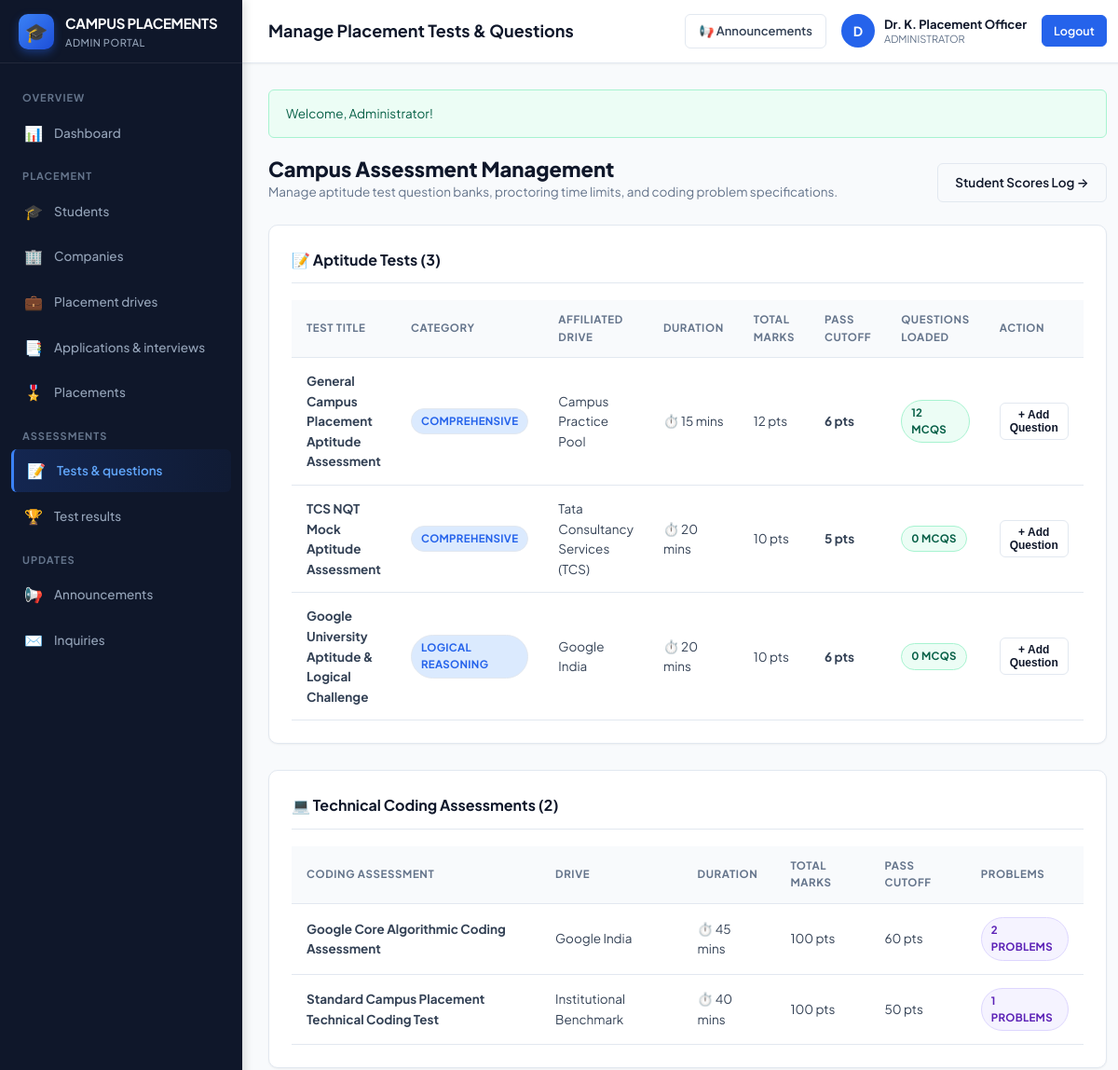
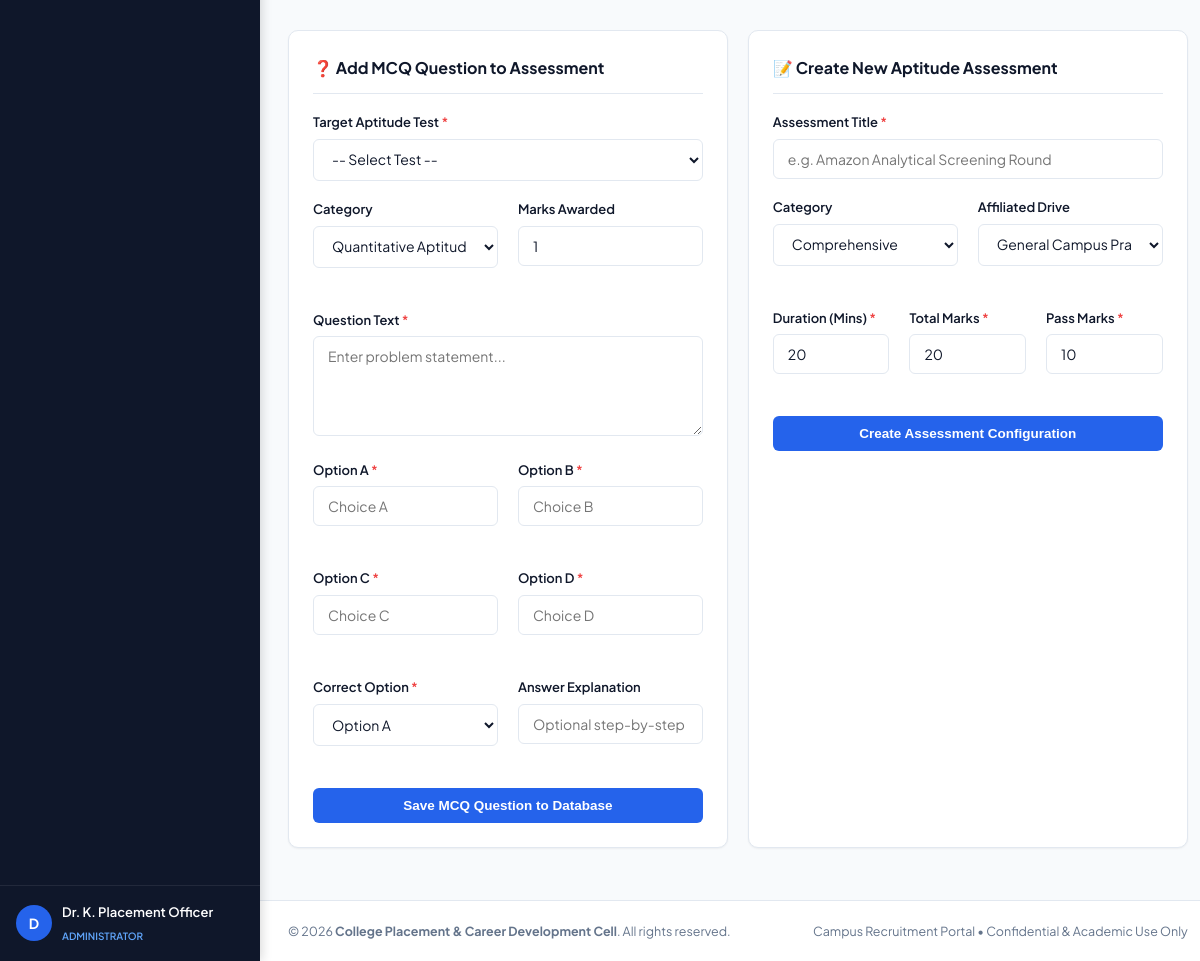
The page /admin/tests.php (signed in) on the database its author committed (2 pictures, top to bottom).
### tables this page shows
CREATE TABLE `aptitude_tests` (
    `id` INT AUTO_INCREMENT PRIMARY KEY,
    `drive_id` INT DEFAULT NULL,
    `title` VARCHAR(150) NOT NULL,
    `category` ENUM('Comprehensive', 'Quantitative Aptitude', 'Logical Reasoning', 'Verbal Ability', 'Data Interpretation') DEFAULT 'Comprehensive',
    `duration_minutes` INT NOT NULL DEFAULT 20,
    `total_marks` INT NOT NULL DEFAULT 20,
    `pass_marks` INT NOT NULL DEFAULT 10,
    `created_at` TIMESTAMP DEFAULT CURRENT_TIMESTAMP,
    CONSTRAINT `fk_apt_drive` FOREIGN KEY (`drive_id`) REFERENCES `placement_drives` (`id`) ON DELETE SET NULL
);

CREATE TABLE `coding_tests` (
    `id` INT AUTO_INCREMENT PRIMARY KEY,
    `drive_id` INT DEFAULT NULL,
    `title` VARCHAR(150) NOT NULL,
    `duration_minutes` INT NOT NULL DEFAULT 45,
    `total_marks` INT NOT NULL DEFAULT 100,
    `pass_marks` INT NOT NULL DEFAULT 50,
    `created_at` TIMESTAMP DEFAULT CURRENT_TIMESTAMP,
    CONSTRAINT `fk_coding_drive` FOREIGN KEY (`drive_id`) REFERENCES `placement_drives` (`id`) ON DELETE SET NULL
);

### config/database.php (called while the page is built, shortened)
<?php
function base_url($path = '') {
    $protocol = (!empty($_SERVER['HTTPS']) && $_SERVER['HTTPS'] !== 'off') ? "https://" : "http://";
    $host = $_SERVER['HTTP_HOST'] ?? 'localhost';
    $scriptName = str_replace('\\', '/', $_SERVER['SCRIPT_NAME'] ?? '');
    $baseDir = '';
    if (strpos($scriptName, '/student-placement-system/') === 0) {
        $baseDir = '/student-placement-system';
    } elseif (strpos($scriptName, '/student-placement-management-system/') === 0) {
        $baseDir = '/student-placement-management-system';
    } else {
        $parts = explode('/', trim($scriptName, '/'));
        if (!empty($parts[0]) && !preg_match('/\.php$/', $parts[0])) {
            $baseDir = '/' . $parts[0];
        }
    }
    $cleanPath = ltrim($path, '/');
    return $protocol . $host . $baseDir . ($cleanPath ? '/' . $cleanPath : '');
}
function get_flash() {
    if (isset($_SESSION['flash'])) {
        $flash = $_SESSION['flash'];
        return $flash;
    }
    return null;
}
function e($string) {
    return htmlspecialchars($string ?? '', ENT_QUOTES, 'UTF-8');
}

### admin/tests.php (the view, shortened to what this page needs)
<?php
require_once __DIR__ . '/../config/database.php';
$apt_tests = $pdo->query("SELECT at.*, COUNT(aq.id) as question_count, c.name as company_name
                          FROM aptitude_tests at
                          LEFT JOIN aptitude_questions aq ON at.id = aq.test_id
                          LEFT JOIN placement_drives d ON at.drive_id = d.id
                          LEFT JOIN companies c ON d.company_id = c.id
                          GROUP BY at.id
                          ORDER BY at.created_at DESC")->fetchAll();
$coding_tests = $pdo->query("SELECT ct.*, COUNT(cq.id) as question_count, c.name as company_name
                             FROM coding_tests ct
                             LEFT JOIN coding_questions cq ON ct.id = cq.test_id
                             LEFT JOIN placement_drives d ON ct.drive_id = d.id
                             LEFT JOIN companies c ON d.company_id = c.id
                             GROUP BY ct.id
                             ORDER BY ct.created_at DESC")->fetchAll();
$flash = get_flash();
?>
<?php include __DIR__ . '/../includes/header.php'; ?>
<div class="app-wrapper">
    <?php include __DIR__ . '/../includes/sidebar.php'; ?>
    <div class="app-main">
        <?php include __DIR__ . '/../includes/navbar.php'; ?>
        <div class="app-content">
            <?php if ($flash): ?>
                <div class="alert alert-<?= e($flash['type']) ?>">
                    <?= e($flash['message']) ?>
                </div>
            <?php endif; ?>
            <div style="display: flex; justify-content: space-between; align-items: flex-end; margin-bottom: 24px; flex-wrap: wrap; gap: 16px;">
                <div>
                    <h2 style="font-size: 22px; font-weight: 800; color: var(--text-main);">Campus Assessment Management</h2>
                    <p style="color: var(--text-muted); font-size: 13.5px;">
                        Manage aptitude test question banks, proctoring time limits, and coding problem specifications.
                    </p>
                </div>
                <div style="display: flex; gap: 10px;">
                    <a href="<?= base_url('admin/results.php') ?>" class="btn btn-outline">Student Scores Log →</a>
                </div>
            </div>
            <div class="card" style="margin-bottom: 28px;">
                <div class="card-header">
                    <div class="card-title">📝 Aptitude Tests (<?= count($apt_tests) ?>)</div>
                </div>
                <div class="table-responsive">
                    <table class="table">
                        <thead>
                            <tr>
                                <th>Test Title</th>
                                <th>Category</th>
                                <th>Affiliated Drive</th>
                                <th>Duration</th>
                                <th>Total Marks</th>
                                <th>Pass Cutoff</th>
                                <th>Questions Loaded</th>
                                <th>Action</th>
                            </tr>
                        </thead>
                        <tbody>
                            <?php foreach ($apt_tests as $at): ?>
                                <tr>
                                    <td><strong><?= e($at['title']) ?></strong></td>
                                    <td><span class="status-badge badge-primary"><?= e($at['category']) ?></span></td>
                                    <td><?= e($at['company_name'] ?: 'Campus Practice Pool') ?></td>
                                    <td>⏱️ <?= $at['duration_minutes'] ?> mins</td>
                                    <td><?= $at['total_marks'] ?> pts</td>
                                    <td><strong><?= $at['pass_marks'] ?> pts</strong></td>
                                    <td>
                                        <span class="status-badge badge-success"><?= $at['question_count'] ?> MCQs</span>
                                    </td>
                                    <td>
                                        <button type="button" class="btn btn-outline btn-sm" onclick="selectTestForQuestion(<?= $at['id'] ?>)">
                                            + Add Question
                                        </button>
                                    </td>
                                </tr>
                            <?php endforeach; ?>
                        </tbody>
                    </table>
                </div>
            </div>
            <div class="card" style="margin-bottom: 32px;">
                <div class="card-header">
                    <div class="card-title">💻 Technical Coding Assessments (<?= count($coding_tests) ?>)</div>
                </div>
                <div class="table-responsive">
                    <table class="table">
                        <thead>
                            <tr>
                                <th>Coding Assessment</th>
                                <th>Drive</th>
                                <th>Duration</th>
                                <th>Total Marks</th>
                                <th>Pass Cutoff</th>
                                <th>Problems</th>
                            </tr>
                        </thead>
                        <tbody>
                            <?php foreach ($coding_tests as $ct): ?>
                                <tr>
                                    <td><strong><?= e($ct['title']) ?></strong></td>
                                    <td><?= e($ct['company_name'] ?: 'Institutional Benchmark') ?></td>
                                    <td>⏱️ <?= $ct['duration_minutes'] ?> mins</td>
                                    <td><?= $ct['total_marks'] ?> pts</td>
                                    <td><?= $ct['pass_marks'] ?> pts</td>
                                    <td><span class="status-badge badge-purple"><?= $ct['question_count'] ?> Problems</span></td>
                                </tr>
                            <?php endforeach; ?>
                        </tbody>
                    </table>
                </div>
            </div>
            <div class="grid-cols-2">
                <div class="card" id="add-question-box">
                    <div class="card-header">
                        <div class="card-title">❓ Add MCQ Question to Assessment</div>
                    </div>
                    <form method="POST" action="<?= base_url('admin/tests.php') ?>">
                        <div class="form-group">
                            <label class="form-label">Target Aptitude Test <span class="req">*</span></label>
                            <select name="test_id" id="target-test-select" class="form-control" required>
                                <option value="">-- Select Test --</option>
                            </select>
                        </div>
                        <div class="grid-cols-2">
                            <div class="form-group">
                                <label class="form-label">Category</label>
                                <select name="q_category" class="form-control">
                                    <option value="Quantitative Aptitude">Quantitative Aptitude</option>
                                </select>
                            </div>
                            <div class="form-group">
                                <label class="form-label">Marks Awarded</label>
                                <input type="number" name="marks" class="form-control" value="1" min="1" max="10" required>
                            </div>
                        </div>
                        <div class="form-group">
                            <label class="form-label">Question Text <span class="req">*</span></label>
                            <textarea name="question_text" class="form-control" rows="3" placeholder="Enter problem statement..." required></textarea>
                        </div>
                        <div class="grid-cols-2">
                            <div class="form-group">
                                <label class="form-label">Option A <span class="req">*</span></label>
                                <input type="text" name="option_a" class="form-control" placeholder="Choice A" required>
                            </div>
                            <div class="form-group">
                                <label class="form-label">Option B <span class="req">*</span></label>
                                <input type="text" name="option_b" class="form-control" placeholder="Choice B" required>
                            </div>
                        </div>
                        <div class="grid-cols-2">
                            <div class="form-group">
                                <label class="form-label">Option C <span class="req">*</span></label>
                                <input type="text" name="option_c" class="form-control" placeholder="Choice C" required>
                            </div>
                            <div class="form-group">
                                <label class="form-label">Option D <span class="req">*</span></label>
                                <input type="text" name="option_d" class="form-control" placeholder="Choice D" required>
                            </div>
                        </div>
                        <div class="grid-cols-2">
                            <div class="form-group">
                                <label class="form-label">Correct Option <span class="req">*</span></label>
                                <select name="correct_option" class="form-control" required>
                                    <option value="A">Option A</option>
                                </select>
                            </div>
                            <div class="form-group">
                                <label class="form-label">Answer Explanation</label>
                                <input type="text" name="explanation" class="form-control" placeholder="Optional step-by-step rationale...">
                            </div>
                        </div>
                        <button type="submit" class="btn btn-primary btn-block">
                            Save MCQ Question to Database
                        </button>
                    </form>
                </div>
                <div class="card">
                    <div class="card-header">
                        <div class="card-title">📝 Create New Aptitude Assessment</div>
                    </div>
                    <form method="POST" action="<?= base_url('admin/tests.php') ?>">
                        <div class="form-group">
                            <label class="form-label">Assessment Title <span class="req">*</span></label>
                            <input type="text" name="title" class="form-control" placeholder="e.g. Amazon Analytical Screening Round" required>
                        </div>
                        <div class="grid-cols-2">
                            <div class="form-group">
                                <label class="form-label">Category</label>
                                <select name="category" class="form-control">
                                    <option value="Comprehensive">Comprehensive</option>
                                </select>
                            </div>
                            <div class="form-group">
                                <label class="form-label">Affiliated Drive</label>
                                <select name="drive_id" class="form-control">
                                    <option value="">General Campus Practice</option>
                                </select>
                            </div>
                        </div>
                        <div class="grid-cols-3">
                            <div class="form-group">
                                <label class="form-label">Duration (Mins) <span class="req">*</span></label>
                                <input type="number" name="duration_minutes" class="form-control" value="20" min="5" max="180" required>
                            </div>
                            <div class="form-group">
                                <label class="form-label">Total Marks <span class="req">*</span></label>
                                <input type="number" name="total_marks" class="form-control" value="20" min="5" max="100" required>
                            </div>
                            <div class="form-group">
                                <label class="form-label">Pass Marks <span class="req">*</span></label>
                                <input type="number" name="pass_marks" class="form-control" value="10" min="1" max="100" required>
                            </div>
                        </div>
                        <button type="submit" class="btn btn-primary btn-block">
                            Create Assessment Configuration
                        </button>
                    </form>
                </div>
            </div>
        </div>
        <?php include __DIR__ . '/../includes/footer.php'; ?>

### rows shown on the page
aptitude_tests: title "General Campus Placement Aptitude Assessment", category "COMPREHENSIVE", company_name "Campus Practice Pool", duration_minutes "15", total_marks "12", pass_marks "6", question_count "12"
aptitude_tests: title "TCS NQT Mock Aptitude Assessment", category "COMPREHENSIVE", company_name "Tata Consultancy Services (TCS)", duration_minutes "20", total_marks "10", pass_marks "5", question_count "0"
aptitude_tests: title "Google University Aptitude & Logical Challenge", category "LOGICAL REASONING", company_name "Google India", duration_minutes "20", total_marks "10", pass_marks "6", question_count "0"
coding_tests: title "Google Core Algorithmic Coding Assessment", company_name "Google India", duration_minutes "45", total_marks "100", pass_marks "60", question_count "2"
coding_tests: title "Standard Campus Placement Technical Coding Test", company_name "Institutional Benchmark", duration_minutes "40", total_marks "100", pass_marks "50", question_count "1"

### other values the page prints
$section "OVERVIEW"
$icon "📊"
$label "Dashboard"
$section "PLACEMENT"
$icon "🎓"
$label "Students"
$icon "🏢"
$label "Companies"
$icon "💼"
$label "Placement drives"
$icon "📑"
$label "Applications & interviews"
$icon "🎖️"
$label "Placements"
$section "ASSESSMENTS"
